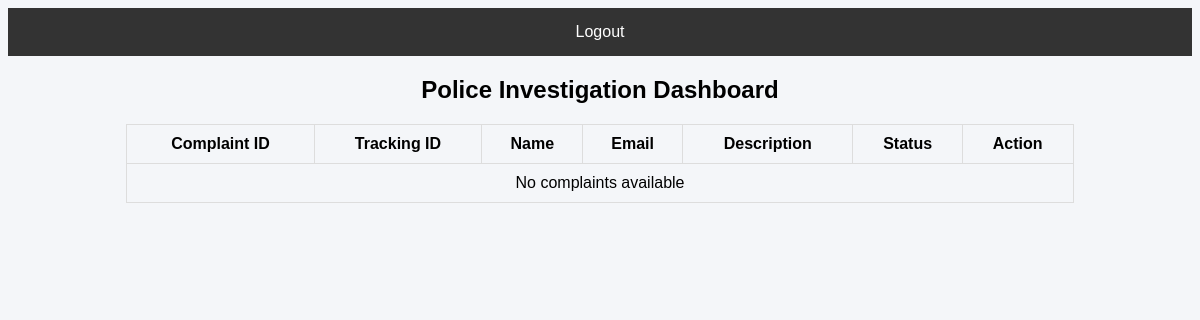
The app's page /police_dashboard (signed in), older data.
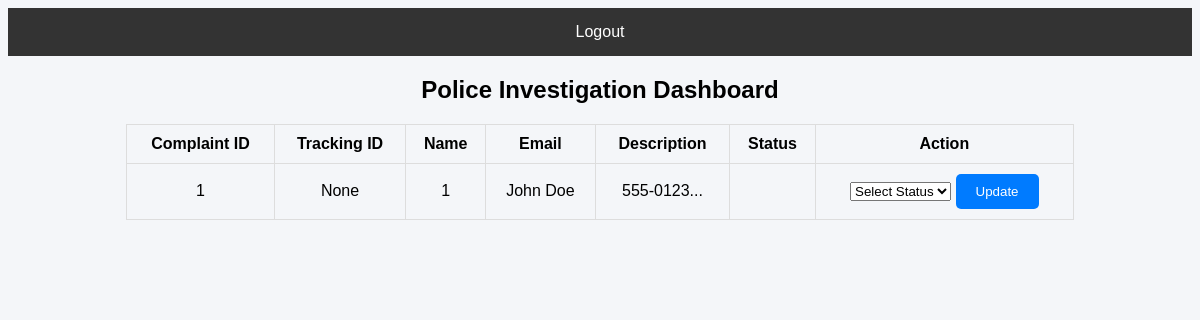
The same page, newer data.
### tables this page shows
CREATE TABLE complaints(
complaint_id INTEGER PRIMARY KEY AUTOINCREMENT,
user_id INTEGER,
name TEXT,
email TEXT,
phone TEXT,
description TEXT,
evidence TEXT,
status TEXT DEFAULT 'Pending',
assigned_police_id INTEGER,
tracking_id TEXT,
FOREIGN KEY (user_id) REFERENCES users(user_id),
FOREIGN KEY (assigned_police_id) REFERENCES police(police_id)
);

### app.py (the view)
@app.route("/police_dashboard")
def police_dashboard():
    if session.get("role") != "police":
        return redirect("/")
    police_id = session["police_id"]
    conn = get_db()
    cur = conn.cursor()
    complaints = cur.execute("""
        SELECT * FROM complaints
        WHERE assigned_police_id = ? OR assigned_police_id IS NULL
    """, (police_id,)).fetchall()
    conn.close()
    return render_template("police_dashboard.html", complaints=complaints)

### app.py (called while the page is built)
def get_db():
    return sqlite3.connect("database.db")

### templates/police_dashboard.html (shortened to what this page needs)
<!DOCTYPE html>
<html>
<head>
<link rel="stylesheet" href="{{ url_for('static',filename='style.css') }}">
</head>
<body>
<div class="nav">
<a href="/logout">Logout</a>
</div>
<h2>Police Investigation Dashboard</h2>
<table>
<tr>
<th>Complaint ID</th>
<th>Tracking ID</th>
<th>Name</th>
<th>Email</th>
<th>Description</th>
<th>Status</th>
<th>Action</th>
</tr>
{% for c in complaints %}
<tr>
<td>{{c[0]}}</td>
<td>{{c[8]}}</td>
<td>{{c[1]}}</td>
<td>{{c[2]}}</td>
<td>{{c[4][:50]}}...</td>
<td>{{c[6]}}</td>
<td>
{% if not c[7] %}
<form method="POST" action="/assign/{{c[0]}}" style="display:inline;">
<button type="submit">Assign to Me</button>
</form>
{% else %}
<form method="POST" action="/update_status/{{c[0]}}" style="display:inline;">
<select name="status" required>
<option value="">Select Status</option>
</select>
<button type="submit">Update</button>
</form>
{% endif %}
</td>
</tr>
{% endfor %}
{% if not complaints %}
<tr>
<td colspan="7">No complaints available</td>
</tr>
{% endif %}
</table>
</body>
</html>

Row changes from the older to the newer data that the page shows:
added complaints: complaint_id "1", c "None", user "1", name "John Doe", phone "555-0123"
Text that changed along with them:
text no longer shown: "No complaints available"
